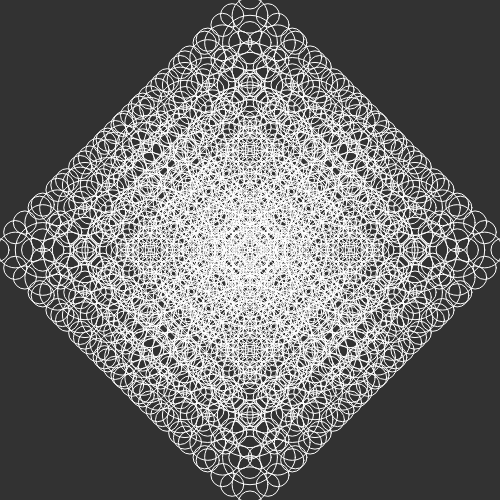
Frame 1 (no input)
Frame 60 (no input): identical to frame 1, image omitted
Frame 120 (the mouse pressed at the canvas centre since frame 60): identical to frame 1, image omitted

The p5.js sketch that drew this single still picture (run headless with seeded random() and noise() and a simulated clock; from frame 60 on, the mouse is pressed at the canvas centre):

// p5.js sketch
// ── sketch.js
var angle = 0;
var slider;
var mul = 0.65;
var i = 0;
var size_limit = 30;

function setup() {
    
	createCanvas(500, 500);

	stroke(255);
	noFill();

	slider = createSlider(10, 50, 30, 0.1);

	textSize(10);

}


function draw() {

	background(50);

	translate(width/2, height/2);
	drawCircle(200);

	size_limit = slider.value();
	// console.log(size_limit);


}


function drawCircle(r) {

	ellipse(0, 0, r, r);

	if (r > size_limit) {

		// right
		push(); // save
			// rotate(angle);
			translate(r/2, 0);
			drawCircle(r * mul);
		pop(); // restore

		// left
		push(); // save
			// rotate(-angle);
			translate(-r/2, 0);
			drawCircle(r * mul);
		pop(); // restore

		// down 
		push(); // save
			// rotate(-angle);
			translate(0, r/2);
			drawCircle(r * mul);
		pop(); // restore

		// up 
		push(); // save
			// rotate(-angle);
			translate(0, -r/2);
			drawCircle(r * mul);
		pop(); // restore



	}





}
